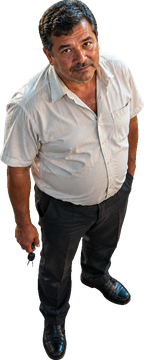
#> input picture img/gente/aeroporto-taxista.png, 144 x 360 px, found by its file name; its folder holds 4 pictures in this run
$ python recortar-gente.py
#> lines starting #> are read from the running program, lines starting #| are printed output that depends on the picture; after the words box and inside, x2 and y2 are one past the last pixel; in counts of white or black regions, pixels touching at a corner belong together
"""Recorta as figuras de gente do fundo verde, na altura cheia (Rodada 47, conversa pela câmera).

Uso: python ferramentas/recortar-gente.py [pasta de saída]
Lê os originais de 688 x 1024 em ../gerencia/higgsfield/elenco/ e ../gerencia/higgsfield/gente/, só para os
nomes que já existem em img/gente/, e grava <nome>.webp (até 150 KB) e <nome>.png (360 px, o de antes,
para quem não lê webp) na pasta de saída (padrão: img/gente/).

O recorte: a "verdura" de cada pixel (G menos o maior entre R e B) vira transparência numa rampa suave;
na borda, o verde que sobra é tirado (despill: G não passa do maior entre R e B). Depois, um corte justo
em volta do que ficou opaco.
"""
import sys
from pathlib import Path

import numpy as np
from PIL import Image, ImageFilter

RAIZ = Path(__file__).resolve().parent.parent
ORIGENS = [RAIZ.parent / 'gerencia' / 'higgsfield' / 'elenco', RAIZ.parent / 'gerencia' / 'higgsfield' / 'gente']
SAIDA = Path(sys.argv[1]) if len(sys.argv) > 1 else RAIZ / 'img' / 'gente'
LIMITE_KB = 150


def recortar(caminho: Path, caixa=None) -> Image.Image:
    rgb = np.asarray(Image.open(caminho).convert('RGB')).astype(np.float32)
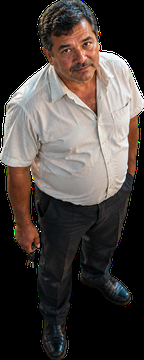
#> rgb: shape (360, 144, 3) float32; mean R, G, B 72.7, 65.6, 61.7
    r, g, b = rgb[..., 0], rgb[..., 1], rgb[..., 2]
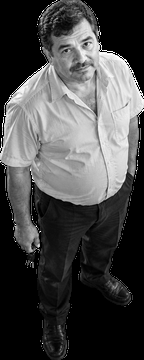
#> r: shape (360, 144) float32; min 0, max 255, mean 72.7
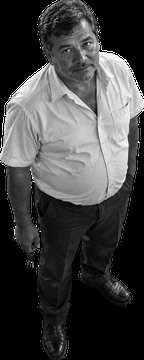
#> g: shape (360, 144) float32; min 0, max 255, mean 65.6
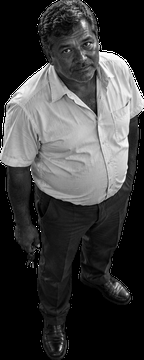
#> b: shape (360, 144) float32; min 0, max 255, mean 61.7
    verde = g - np.maximum(r, b)
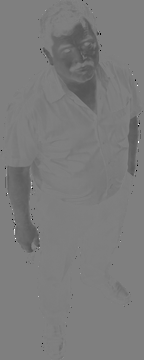
#> verde: shape (360, 144) float32; min -255, max 255, mean -8.3; drawn with min black and max white
    # Rampa: até 18 é pessoa (opaco); a partir de 60 é fundo (transparente).
    alfa = np.clip(1 - (verde - 18) / 42, 0, 1)
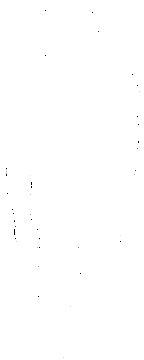
#> alfa: shape (360, 144) float32; min 0, max 1, mean 0.999
    # Despill só na borda (até 3 px da transparência): lá o verde do fundo vaza; dentro, a cor fica a original.
    borda = np.asarray(Image.fromarray((alfa * 255).astype(np.uint8)).filter(ImageFilter.MinFilter(7))) < 250
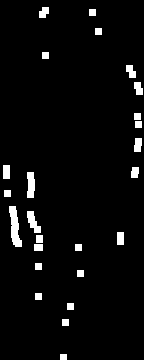
#> borda: shape (360, 144) bool; 4% white; 25 white regions, largest, box (x1, y1, x2, y2) and area: (9, 206, 22, 247) 313, (27, 172, 35, 198) 182, (27, 211, 41, 233) 168
    g2 = np.where(borda & (verde > 0), np.maximum(r, b), g)
    saida = np.dstack([r, g2, b, alfa * 255]).clip(0, 255).astype(np.uint8)
    im = Image.fromarray(saida, 'RGBA')
    caixa = caixa or Image.fromarray((alfa > 0.5).astype(np.uint8) * 255).getbbox()
#> caixa = (0, 0, 144, 360)
    return im.crop(caixa)


def gravar_webp(im: Image.Image, destino: Path):
    for q in (88, 84, 80, 76, 72, 68, 64, 60):
        im.save(destino, 'WEBP', quality=q, alpha_quality=90, method=6)
        if destino.stat().st_size <= LIMITE_KB * 1024:
            return q
    return q


def avulsa(origem: Path, nome: str, trocas=()):
    """Uma figura nova: recorta origem e grava img/gente/<nome>.webp e .png. trocas: [(x0, y0, x1, y1)] de
    pixels verdes na pessoa (uma pulseira verde) que viram laranja antes do recorte, para não abrir buraco."""
    im = Image.open(origem).convert('RGB')
    if trocas:
        a = np.asarray(im).astype(np.int16).copy()
        for x0, y0, x1, y1 in trocas:
            q = a[y0:y1, x0:x1]
            verde = (q[..., 1] - np.maximum(q[..., 0], q[..., 2])) > 18
            # Laranja com o mesmo brilho: troca R e G e baixa o azul.
            r, g, b = q[..., 0].copy(), q[..., 1].copy(), q[..., 2].copy()
            q[..., 0] = np.where(verde, g, r)
            q[..., 1] = np.where(verde, (g * 0.55).astype(np.int16), g)
            q[..., 2] = np.where(verde, (b * 0.4).astype(np.int16), b)
        im = Image.fromarray(a.clip(0, 255).astype(np.uint8))
    tmp = SAIDA / f'_{nome}.png'
    im.save(tmp)
    fig = recortar(tmp)
    tmp.unlink()
    q = gravar_webp(fig, SAIDA / f'{nome}.webp')
    fig.resize((max(1, round(fig.width * 360 / fig.height)), 360), Image.LANCZOS).save(SAIDA / f'{nome}.png', optimize=True)
    print(f'{nome}: {fig.width}x{fig.height}, webp q{q}, {(SAIDA / f"{nome}.webp").stat().st_size // 1024} KB')


def segundo_quadro(base: Path, quadro2: Path, nome: str):
    """O quadro 2 de uma figura animada (o sambista batendo no pandeiro): reduzido ao tamanho do original e
    recortado com a MESMA caixa do quadro 1, para a troca seca não mexer o corpo. Grava <nome>.webp."""
    rgb = np.asarray(Image.open(base).convert('RGB')).astype(np.float32)
    verde = rgb[..., 1] - np.maximum(rgb[..., 0], rgb[..., 2])
    caixa = Image.fromarray((np.clip(1 - (verde - 18) / 42, 0, 1) > 0.5).astype(np.uint8) * 255).getbbox()
    tmp = SAIDA / f'_{nome}.png'
    Image.open(quadro2).convert('RGB').resize(Image.open(base).size, Image.LANCZOS).save(tmp)
    fig = recortar(tmp, caixa)
    tmp.unlink()
    q = gravar_webp(fig, SAIDA / f'{nome}.webp')
    fig.resize((max(1, round(fig.width * 360 / fig.height)), 360), Image.LANCZOS).save(SAIDA / f'{nome}.png', optimize=True)
    print(f'{nome}: {fig.width}x{fig.height}, webp q{q}, {(SAIDA / f"{nome}.webp").stat().st_size // 1024} KB')


def main():
    SAIDA.mkdir(parents=True, exist_ok=True)
    nomes = sorted(p.stem for p in (RAIZ / 'img' / 'gente').glob('*.webp'))
    for nome in nomes:
        orig = next((o / f'{nome}.png' for o in ORIGENS if (o / f'{nome}.png').exists()), None)
        if not orig:
            print(f'SEM ORIGINAL: {nome}')
            continue
        im = recortar(orig)
        q = gravar_webp(im, SAIDA / f'{nome}.webp')
#> q = 88
        pequeno = im.resize((max(1, round(im.width * 360 / im.height)), 360), Image.LANCZOS)
        pequeno.save(SAIDA / f'{nome}.png', optimize=True)
        print(f'{nome}: {im.width}x{im.height}, webp q{q}, {(SAIDA / f"{nome}.webp").stat().st_size // 1024} KB')
#| aeroporto-taxista: 144x360, webp q88, 11 KB
#> pass 2 of the loop in main, `for nome in nomes:`:
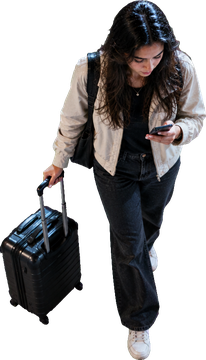
#> input picture img/gente/aeroporto-viajante.png, 206 x 360 px, found by its file name
#> rgb: shape (360, 206, 3) float32
#> r: shape (360, 206) float32
#> g: shape (360, 206) float32
#> b: shape (360, 206) float32
#> in recortar (call 2), `verde = g - np.maximum(r, b)`:
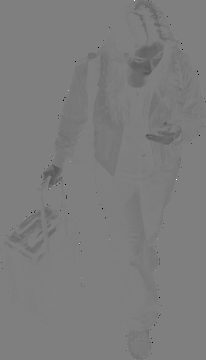
#> verde: shape (360, 206) float32; min -255, max 255, mean -4.7; drawn with min black and max white
#> alfa: shape (360, 206) float32
#> in recortar (call 2), `borda = np.asarray(Image.fromarray((alfa * 255).astype(np.uint8)).filt..`:
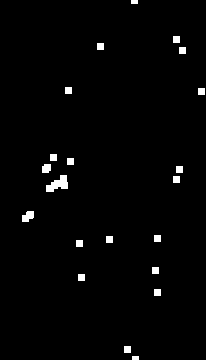
#> borda: shape (360, 206) bool; 1.7% white; 21 white regions, largest, box (x1, y1, x2, y2) and area: (46, 175, 68, 192) 218, (22, 211, 34, 222) 99, (42, 164, 51, 173) 73
#> g2: shape (360, 206) float32
#> saida: shape (360, 206, 4)
#> caixa = (0, 0, 206, 360)
#| aeroporto-viajante: 206x360, webp q88, 13 KB


if __name__ == '__main__':
    main()
